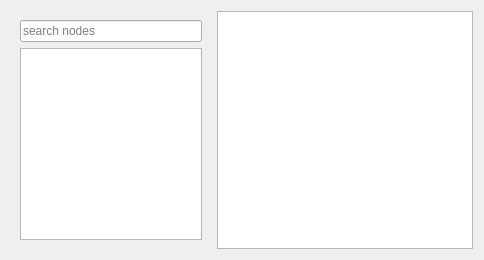
         <widget class="QWidget" name="pageDetails">
          <layout class="QHBoxLayout" name="horizontalLayout_8">
           <item>
            <widget class="CDPBaseContainer" name="container">
             <property name="minimumSize">
              <size>
               <width>50</width>
               <height>0</height>
              </size>
             </property>
             <property name="maximumSize">
              <size>
               <width>200</width>
               <height>16777215</height>
              </size>
             </property>
             <layout class="QVBoxLayout" name="verticalLayout_2">
              <item>
               <widget class="CDPBaseLineEdit" name="searchNodes">
                <property name="placeholderText">
                 <string>search nodes</string>
                </property>
                <property name="svgFile">
                 <string notr="true">:/themes/openbridge5_day/backgrounds/bgLineEdit.svg</string>
                </property>
                <property name="pushRoutables" stdset="0">
                 <stringlist notr="true">
                  <string>cdpRouting</string>
                 </stringlist>
                </property>
               </widget>
              </item>
              <item>
               <widget class="NodeList" name="nodeList">
                <property name="cdpTargetRouting">
                 <string>VWController</string>
                </property>
               </widget>
              </item>
             </layout>
            </widget>
           </item>
           <item>
            <widget class="NodeTree" name="nodeTree">
             <property name="cdpTargetRouting">
              <string>VWController</string>
             </property>
            </widget>
           </item>
          </layout>
         </widget>
